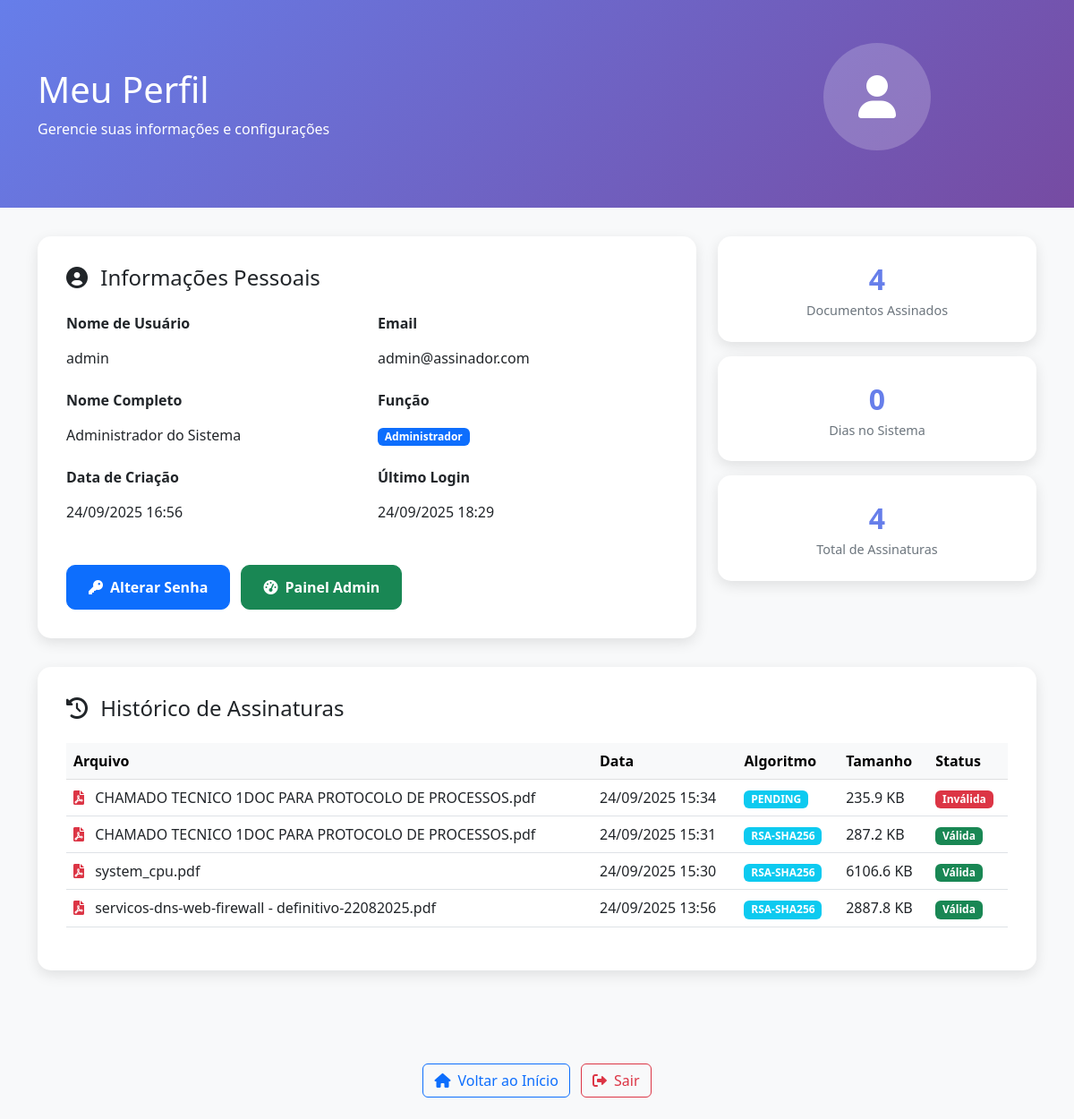
Screenshot of /profile (signed in) with the database file from the repository.
### models.py (models this page shows, shortened)
class User(UserMixin, db.Model):
    __tablename__ = 'users'
    id = db.Column(db.Integer, primary_key=True)
    username = db.Column(db.String(80), unique=True, nullable=False)
    email = db.Column(db.String(120), unique=True, nullable=False)
    password_hash = db.Column(db.String(255), nullable=False)
    full_name = db.Column(db.String(120), nullable=False)
    role = db.Column(db.String(20), default='user')  # 'user' ou 'admin'
    is_active = db.Column(db.Boolean, default=True)
    created_at = db.Column(db.DateTime, default=datetime.now)
    last_login = db.Column(db.DateTime)
    must_change_password = db.Column(db.Boolean, default=False)
    signatures = db.relationship('Signature', backref='user', lazy=True)
    def is_admin(self):
        return self.role == 'admin'

class Signature(db.Model):
    __tablename__ = 'signatures'
    id = db.Column(db.Integer, primary_key=True)
    user_id = db.Column(db.Integer, db.ForeignKey('users.id'), nullable=False)
    file_id = db.Column(db.String(255), nullable=False)
    original_filename = db.Column(db.String(255), nullable=False)
    signature_hash = db.Column(db.String(64), nullable=False)  # SHA-256 hex = 64 chars
    signature_algorithm = db.Column(db.String(50), nullable=False)
    signature_data = db.Column(db.Text)  # Dados da assinatura digital (base64)
    timestamp = db.Column(db.DateTime, default=datetime.now)
    file_size = db.Column(db.Integer)
    signature_valid = db.Column(db.Boolean, default=True)
    signed_pdf = db.Column(db.LargeBinary)
    client_name = db.Column(db.String(255))
    client_cpf = db.Column(db.String(14))
    client_email = db.Column(db.String(255))
    client_phone = db.Column(db.String(20))
    client_birth_date = db.Column(db.Date)
    client_address = db.Column(db.Text)
    ip_address = db.Column(db.String(45))
    mac_address = db.Column(db.String(17))  # Formato XX:XX:XX:XX:XX:XX
    user_agent = db.Column(db.Text)
    browser_name = db.Column(db.String(50))
    browser_version = db.Column(db.String(20))
    operating_system = db.Column(db.String(100))
    device_type = db.Column(db.String(20))  # Desktop, Mobile, Tablet
    screen_resolution = db.Column(db.String(20))
    timezone = db.Column(db.String(50))
    location_country = db.Column(db.String(100))
    location_city = db.Column(db.String(100))
    location_latitude = db.Column(db.Float)
    location_longitude = db.Column(db.Float)
    signature_method = db.Column(db.String(20), default='drawing')  # drawing, upload, etc.
    signature_duration = db.Column(db.Integer)  # Tempo gasto na assinatura em segundos
    verification_status = db.Column(db.String(20), default='verified')
    verification_notes = db.Column(db.Text)
    status = db.Column(db.String(20), default='pending')  # pending, completed, cancelled
    created_at = db.Column(db.DateTime, default=datetime.now)
    updated_at = db.Column(db.DateTime, default=datetime.now, onupdate=datetime.now)

### app.py (the view)
    @app.route('/profile')
    @login_required
    def profile():
        return render_template('profile.html')

### mobile_optimizations.py (called while the page is built, shortened)
def is_mobile_device():
    user_agent = request.headers.get('User-Agent', '').lower()
    mobile_indicators = [
        'mobile', 'android', 'iphone', 'ipad', 'tablet',
        'samsung', 'chrome', 'safari'
    ]
    return any(indicator in user_agent for indicator in mobile_indicators)

def optimize_for_device():
    if not is_mobile_device():
        return

def get_optimized_query_limits():
    if not is_mobile_device():
        return 100  # Desktop

def should_use_compression():
    if not is_mobile_device():
        return False
    return True

def get_cache_timeout():
    if not is_mobile_device():
        return 300  # 5 minutos para desktop

def get_mobile_headers():
    if not is_mobile_device():
        return {}

def log_performance_metrics():
    if not is_mobile_device():
        return
    if hasattr(g, 'start_time'):
        duration = time.time() - g.start_time
        user_agent = request.headers.get('User-Agent', '')
        if duration > 2.0:
            print(f"SLOW MOBILE REQUEST: {duration:.2f}s - {request.endpoint} - {user_agent[:50]}")

### templates/profile.html (shortened to what this page needs)
<!DOCTYPE html>
<html lang="pt-BR">
<head>
    <link href="https://cdn.jsdelivr.net/npm/bootstrap@5.3.0/dist/css/bootstrap.min.css" rel="stylesheet">
    <link href="https://cdnjs.cloudflare.com/ajax/libs/font-awesome/6.0.0/css/all.min.css" rel="stylesheet">
</head>
<body>
    <div class="profile-header">
        <div class="container">
            <div class="row align-items-center">
                <div class="col-md-8">
                    <h1 class="mb-2">Meu Perfil</h1>
                    <p class="mb-0">Gerencie suas informações e configurações</p>
                </div>
                <div class="col-md-4 text-center">
                    <div class="profile-avatar">
                        <i class="fas fa-user"></i>
                    </div>
                </div>
            </div>
        </div>
    </div>
    <div class="container">
        <div class="row">
            <div class="col-lg-8">
                <div class="profile-card">
                    <h4 class="mb-4">
                        <i class="fas fa-user-circle me-2"></i>
                        Informações Pessoais
                    </h4>
                    <div class="row">
                        <div class="col-md-6 mb-3">
                            <label class="form-label fw-bold">Nome de Usuário</label>
                            <p class="form-control-plaintext">{{ current_user.username }}</p>
                        </div>
                        <div class="col-md-6 mb-3">
                            <label class="form-label fw-bold">Email</label>
                            <p class="form-control-plaintext">{{ current_user.email }}</p>
                        </div>
                    </div>
                    <div class="row">
                        <div class="col-md-6 mb-3">
                            <label class="form-label fw-bold">Nome Completo</label>
                            <p class="form-control-plaintext">{{ current_user.full_name }}</p>
                        </div>
                        <div class="col-md-6 mb-3">
                            <label class="form-label fw-bold">Função</label>
                            <p class="form-control-plaintext">
                                <span class="badge bg-{{ 'primary' if current_user.role == 'admin' else 'secondary' }}">
                                    {{ 'Administrador' if current_user.role == 'admin' else 'Usuário' }}
                                </span>
                            </p>
                        </div>
                    </div>
                    <div class="row">
                        <div class="col-md-6 mb-3">
                            <label class="form-label fw-bold">Data de Criação</label>
                            <p class="form-control-plaintext">{{ current_user.created_at.strftime('%d/%m/%Y %H:%M') }}</p>
                        </div>
                        <div class="col-md-6 mb-3">
                            <label class="form-label fw-bold">Último Login</label>
                            <p class="form-control-plaintext">
                                {{ current_user.last_login.strftime('%d/%m/%Y %H:%M') if current_user.last_login else 'Nunca' }}
                            </p>
                        </div>
                    </div>
                    <div class="mt-4">
                        <a href="{{ url_for('change_password') }}" class="btn btn-primary btn-custom me-2">
                            <i class="fas fa-key me-2"></i>Alterar Senha
                        </a>
                        {% if current_user.is_admin() %}
                            <a href="{{ url_for('admin_dashboard') }}" class="btn btn-success btn-custom">
                                <i class="fas fa-tachometer-alt me-2"></i>Painel Admin
                            </a>
                        {% endif %}
                    </div>
                </div>
            </div>
            <div class="col-lg-4">
                <div class="stats-card">
                    <div class="stats-number">{{ current_user.signatures|length }}</div>
                    <div class="stats-label">Documentos Assinados</div>
                </div>
                <div class="stats-card">
                    <div class="stats-number">
                        {% if current_user.last_login %}
                            {{ ((current_user.last_login - current_user.created_at).days) }}
                        {% else %}
                            0
                        {% endif %}
                    </div>
                    <div class="stats-label">Dias no Sistema</div>
                </div>
                <div class="stats-card">
                    <div class="stats-number">
                        {{ current_user.signatures|length }}
                    </div>
                    <div class="stats-label">Total de Assinaturas</div>
                </div>
            </div>
        </div>
        {% if current_user.signatures %}
        <div class="row">
            <div class="col-12">
                <div class="profile-card">
                    <h4 class="mb-4">
                        <i class="fas fa-history me-2"></i>
                        Histórico de Assinaturas
                    </h4>
                    <div class="table-responsive">
                        <table class="table table-hover">
                            <thead class="table-light">
                                <tr>
                                    <th>Arquivo</th>
                                    <th>Data</th>
                                    <th>Algoritmo</th>
                                    <th>Tamanho</th>
                                    <th>Status</th>
                                </tr>
                            </thead>
                            <tbody>
                                {% set recent_signatures = current_user.signatures|sort(attribute='timestamp', reverse=true)|list %}
                                {% for signature in recent_signatures[:10] %}
                                <tr>
                                    <td>
                                        <i class="fas fa-file-pdf me-2 text-danger"></i>
                                        {{ signature.original_filename }}
                                    </td>
                                    <td>{{ signature.timestamp.strftime('%d/%m/%Y %H:%M') }}</td>
                                    <td>
                                        <span class="badge bg-info">{{ signature.signature_algorithm }}</span>
                                    </td>
                                    <td>{{ (signature.file_size / 1024)|round(1) }} KB</td>
                                    <td>
                                        {% if signature.signature_valid %}
                                            <span class="badge bg-success">Válida</span>
                                        {% else %}
                                            <span class="badge bg-danger">Inválida</span>
                                        {% endif %}
                                    </td>
                                </tr>
                                {% endfor %}
                            </tbody>
                        </table>
                    </div>
                </div>
            </div>
        </div>
        {% endif %}
    </div>
    <div class="mt-5 py-4 bg-light">
        <div class="container text-center">
            <a href="{{ url_for('index') }}" class="btn btn-outline-primary me-2">
                <i class="fas fa-home me-2"></i>Voltar ao Início
            </a>
            <a href="{{ url_for('logout') }}" class="btn btn-outline-danger">
                <i class="fas fa-sign-out-alt me-2"></i>Sair
            </a>
        </div>
    </div>
</body>
</html>

### templates/profile.html (style rules this page uses)
body { background-color: #f8f9fa; }
.profile-header { background: linear-gradient(135deg, #667eea 0%, #764ba2 100%); color: white; padding: 3rem 0; margin-bottom: 2rem; }
.profile-avatar { width: 120px; height: 120px; border-radius: 50%; background: rgba(255, 255, 255, 0.2); display: flex; align-items: center; justify-content: center; font-size: 3rem; margin: 0 auto 1rem; }
.profile-card { background: white; border-radius: 15px; box-shadow: 0 5px 15px rgba(0, 0, 0, 0.1); padding: 2rem; margin-bottom: 2rem; }
.stats-card { background: white; border-radius: 15px; box-shadow: 0 5px 15px rgba(0, 0, 0, 0.1); padding: 1.5rem; text-align: center; margin-bottom: 1rem; }
.stats-number { font-size: 2rem; font-weight: bold; color: #667eea; }
.stats-label { color: #6c757d; font-size: 0.9rem; }
.btn-custom { border-radius: 10px; padding: 0.75rem 1.5rem; font-weight: 600; }

### rows the page displays
User: username "admin", email "admin@assinador.com", full_name "Administrador do Sistema", role "Administrador", created_at "24/09/2025 16:56", last_login "24/09/2025 18:29", ((current_user.last_login-current_user.created_at).days) "0"
Signature: original_filename "CHAMADO TECNICO 1DOC PARA PROTOCOLO DE PROCESSOS.pdf", timestamp "24/09/2025 15:34", signature_algorithm "PENDING", (signature.file_size/1024)|round(1) "235.9", signature_valid "Inválida"
Signature: original_filename "CHAMADO TECNICO 1DOC PARA PROTOCOLO DE PROCESSOS.pdf", timestamp "24/09/2025 15:31", signature_algorithm "RSA-SHA256", (signature.file_size/1024)|round(1) "287.2", signature_valid "Válida"
Signature: original_filename "system_cpu.pdf", timestamp "24/09/2025 15:30", signature_algorithm "RSA-SHA256", (signature.file_size/1024)|round(1) "6106.6", signature_valid "Válida"
Signature: original_filename "servicos-dns-web-firewall - definitivo-22082025.pdf", timestamp "24/09/2025 13:56", signature_algorithm "RSA-SHA256", (signature.file_size/1024)|round(1) "2887.8", signature_valid "Válida"

### other values shown
{{ current_user.signatures|length }} "4"
